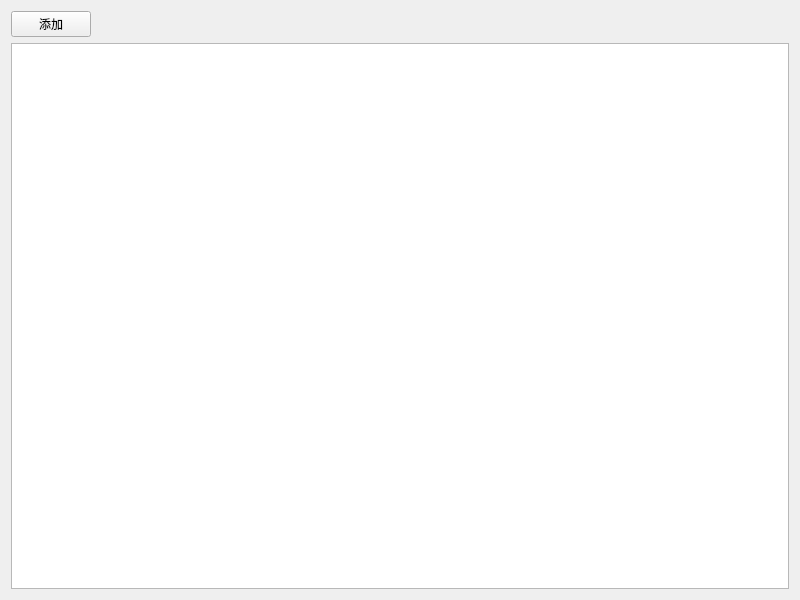
<?xml version="1.0" encoding="UTF-8"?>
<ui version="4.0">
 <class>DepartmentList</class>
 <widget class="QWidget" name="DepartmentList">
  <property name="geometry">
   <rect>
    <x>0</x>
    <y>0</y>
    <width>800</width>
    <height>600</height>
   </rect>
  </property>
  <property name="windowTitle">
   <string>Form</string>
  </property>
  <layout class="QVBoxLayout" name="verticalLayout">
   <item>
    <widget class="QPushButton" name="btnAdd">
     <property name="sizePolicy">
      <sizepolicy hsizetype="Maximum" vsizetype="Fixed">
       <horstretch>0</horstretch>
       <verstretch>0</verstretch>
      </sizepolicy>
     </property>
     <property name="text">
      <string>添加</string>
     </property>
    </widget>
   </item>
   <item>
    <widget class="QTableView" name="departmentList"/>
   </item>
  </layout>
 </widget>
 <resources/>
 <connections/>
</ui>
